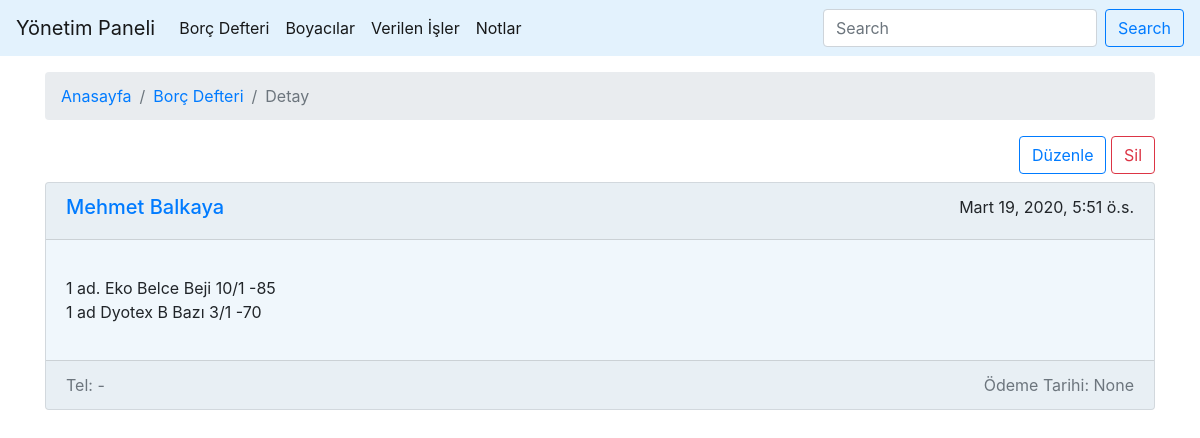
The app's page /defter/defterler/13, older data.
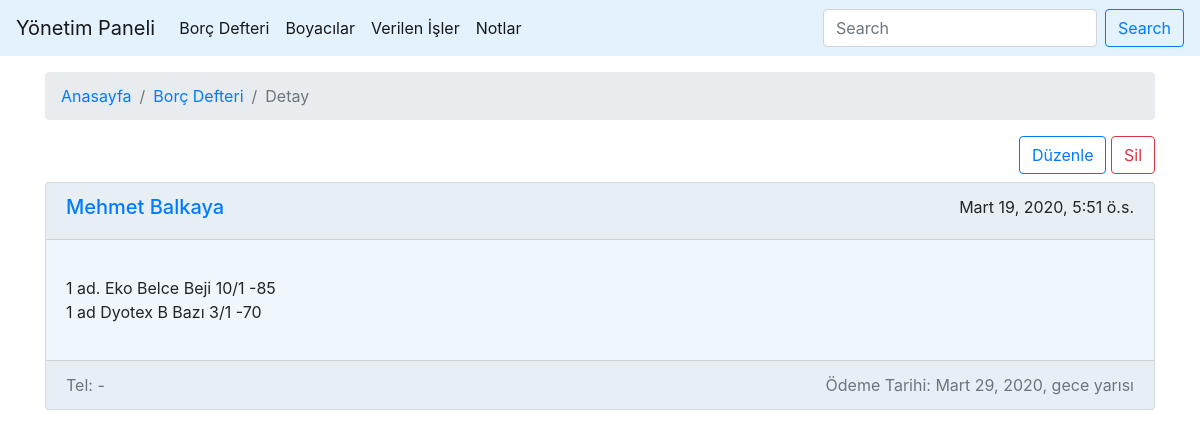
The same page, newer data.
### boya/models.py (models this page shows, shortened)
class BorcDefteri(models.Model):
    borclu_isim = models.CharField(max_length=100, verbose_name="Borçlu İsmi")
    borclu_telefon = models.CharField(max_length=11, verbose_name="Telefon")
    borclu_aciklama = models.TextField(verbose_name="Açıklama")
    borc_baslangic = models.DateTimeField(auto_now_add=True)
    borc_son_odeme = models.DateTimeField(blank=True, null=True, verbose_name="Ödeme Tarihi")
    class Meta:
        verbose_name = "Borç Defteri"
        verbose_name_plural = "Borç Defteri"

### boya/views.py (the view)
# urls.py: path('defter/defterler/<id>', views.borc_defteri_id, name="defter_ayrinti"),
def borc_defteri_id(request, id):
    defter = BorcDefteri.objects.get(id=id)
    return render(request, 'defter_ayrinti.html', {'defter': defter})

### templates/defter_ayrinti.html
{% extends 'base.html' %}
{% block content %}
<div class="container mt-3">
    <nav aria-label="breadcrumb">
        <ol class="breadcrumb">
          <li class="breadcrumb-item"><a href="/">Anasayfa</a></li>
          <li class="breadcrumb-item"><a href="{% url 'defter' %}">Borç Defteri</a></li>
          <li class="breadcrumb-item active" aria-current="page">Detay</li>
        </ol>
    </nav>
      <div class="row justify-content-center">
        <div class="col-12">
          <div class="row mb-2">
          <div class="col-12 text-right">
          <a type="button" href="{% url 'defter_duzenle' defter.id %}" class="btn btn-outline-primary align-right">Düzenle</a>
          <a type="button" href="{% url 'defter_sil' defter.id %}" class="btn btn-outline-danger align-right">Sil</a>
          </div>
          </div>
            <div class="card mb-2"  style="background-color: #f0f7fc">
              <div class="card-header">
              <div class="row">
                <div class="col-6"><a href="{% url 'defter_ayrinti' defter.id %}"><h5>{{defter.borclu_isim|title}}</h5></a></div>
                <div class="col-6 text-right">
                {{defter.borc_baslangic}}
                </div>
              </div>
              </div>
              <div class="card-body">
                <p class="card-text">{{defter.borclu_aciklama|linebreaks }}</p>
              </div>
              <div class="card-footer text-muted">
              <div class="row">
                <div class="col-6">Tel: {{defter.borclu_telefon}}</div>
                <div class="col-6 text-right">Ödeme Tarihi: {{defter.borc_son_odeme}}</div>
              </div>
              </div>
            </div>
        </div>
      </div>
</div>
{% endblock content %}

Row changes from the older to the newer data that the page shows:
changed BorcDefteri "Mehmet Balkaya": borc_son_odeme "None" → "Mart 29, 2020, gece yarısı"
